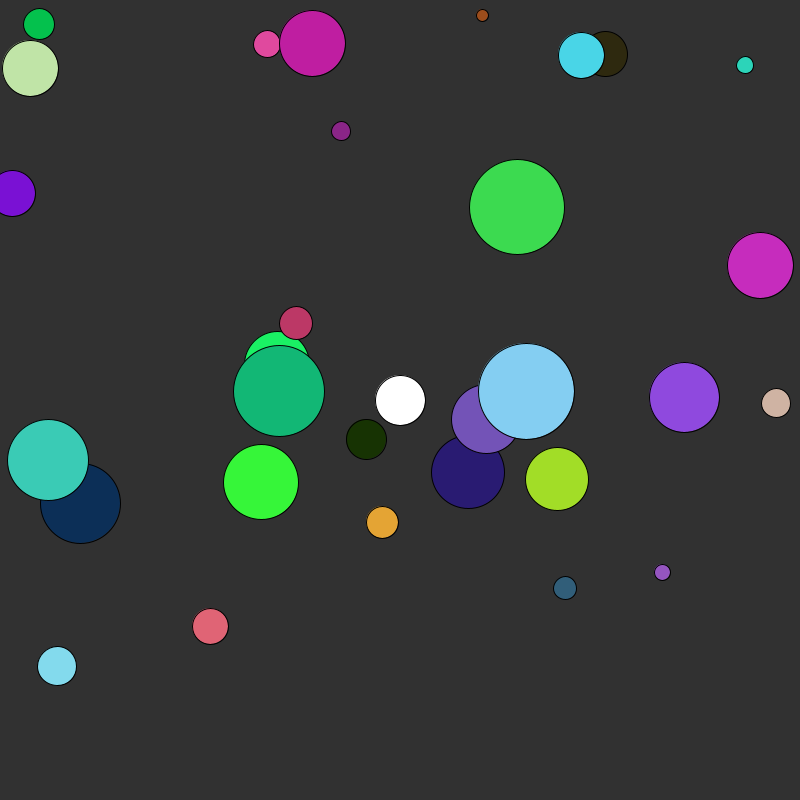
Frame 1 (no input)
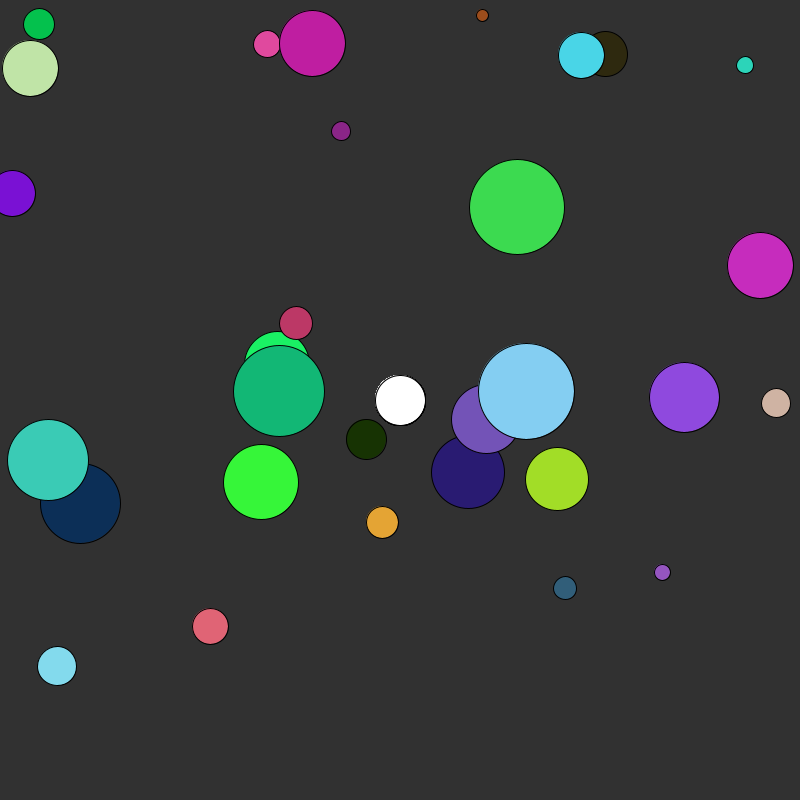
Frame 60 (the mouse pressed at the canvas centre just before this capture)
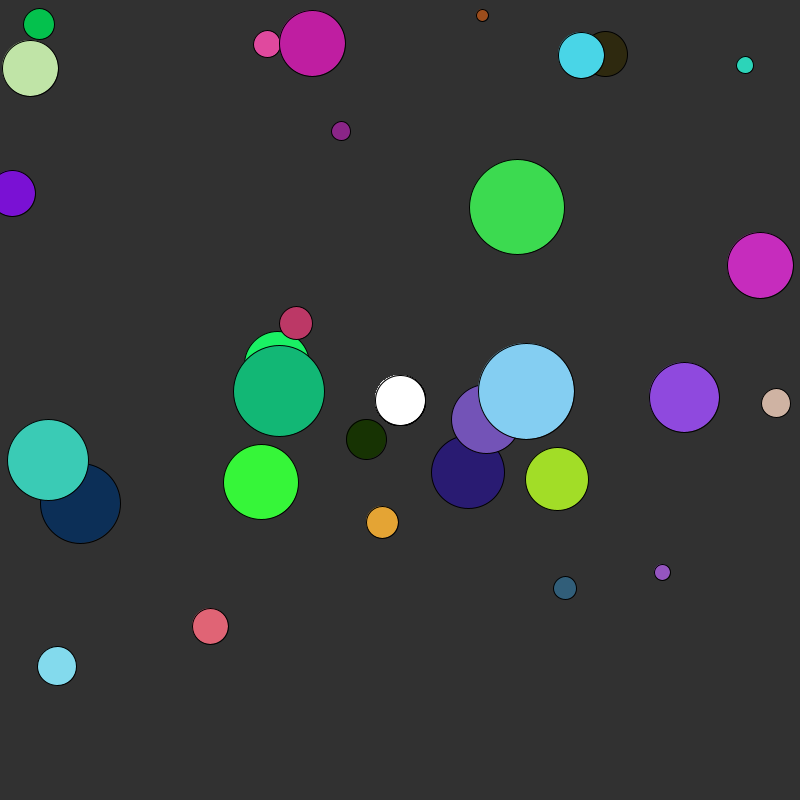
Frame 120 (the mouse held since frame 60 and released just before this capture)

The Processing sketch that drew these frames (run headless with seeded random() and noise(); from frame 60 on, the mouse is pressed at the canvas centre):

// Processing sketch: five
// ── five.pde
//Build your own copy of Agar.io or Boomshine


//Global Vars
int playerSize = 50;


void setup() 
{
  size(800, 800); 
  background(#313131);
  food(30);
}

void draw() 
{ 
  //Build Player
  fill(#ffffff);
   ellipse(width/2, height/2, playerSize, playerSize);
  //Ramdomize consumables size and color
  //Mouse direction slides the consumables in the opposite direction
  //Collision Detection
  //absorb or die
}

void food(int foodNumb)
{
  for(int i = 0; i < foodNumb; i++)
  {
    int foodX = int(random(width));
    int foodY = int(random(height));
    int foodSize = int(random(10,100));
    int r = int(random(255));
    int g = int(random(255));
    int b = int(random(255));
    fill(r,g,b);
    ellipse(foodX, foodY, foodSize, foodSize);
  }
}
